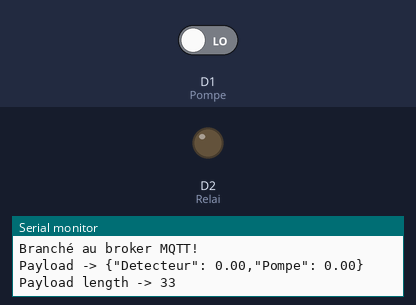
This program was run on a simulated Arduino MKR. On the bench: output pins drawn as LEDs (lit = HIGH), the last lines printed to the serial monitor. Inputs (shaded band) come from the test bench; at power-on: D1 (Pompe) LOW. WiFi joins after 1.5 s; servers stay silent unless stated; no MQTT or app messages arrive unless stated.

Above: at 12.7 s.
12.8 s: D1 (Pompe) driven HIGH
At 13.6 s:
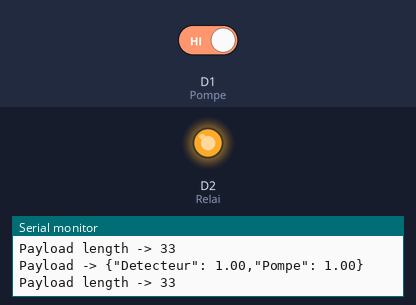
Timing chart, 0 to 19.3 s (numbered marks = the images above; inputs shaded):
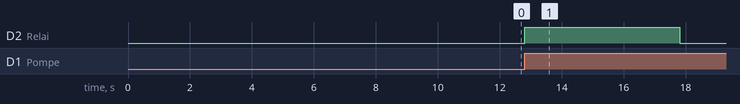

Measured:
- after the input at 12.8 s, D2 (Relai): LOW → HIGH at once, → LOW 5.0 s later

The program:

main.cpp
```cpp
/*
  Titre      : Pompe d'evacuation d'eau
  Auteur     : Yvan Tankeu
  Date       : 16/03/2022
  Description: Evacuation d'eau provenant d'une fuite dans un immeuble
  Version    : 0.0.1
*/

#include <Arduino.h>
#include "WIFIConnector_MKR1000.h"
#include "MQTTConnector.h"

#define Relai 2
#define Pompe 1

const int delai = 5000;

bool StatutDetecteur(0);
bool StatutPompe(0);

// fonction qui s'executera quand l'interrupt sera détecter
void etat(){

  // le relai ouvre la pompe quand il y'a detection d'eau
  digitalWrite(Relai, HIGH);

  StatutPompe = digitalRead(Pompe);
  StatutDetecteur = digitalRead(Relai);

  // envoie du statut
  appendPayload("Detecteur", StatutDetecteur);
  appendPayload("Pompe", StatutPompe);
  sendPayload();

  delay(delai);

}

void setup() {
  Serial.begin(9600);

  wifiConnect(); //Branchement au réseau WIFI
  MQTTConnect(); //Branchement au broker MQTT

  pinMode(Pompe, INPUT); // Pompe en mode d'entrée
  pinMode(Relai, OUTPUT); // Relai déclencheur en mode sortie

  // Inititalisation pour l'utilisation d'interuption
  attachInterrupt(digitalPinToInterrupt(Pompe), etat, HIGH);
}

void loop() {
  // le relai ne laissera pas passer le courant quand il n'y a pas detection d'eau
  digitalWrite(Relai, LOW);

  // sauvegarde la valeur de la pompe
  StatutPompe = digitalRead(Pompe);

  StatutDetecteur = digitalRead(Relai);

  // envoie du statut
  appendPayload("Detecteur", StatutDetecteur);
  appendPayload("Pompe", StatutPompe);

  sendPayload();
  delay(delai);
}
```

MQTTConnector.h
```cpp
/*
  Titre      : MQTTConnector.h
  Auteur     : André Roussel
  Date       : 05/11/2021
  Description: Utilitaire de branchement a un Broker MQTT une fois une connexion établisa l'internet via WIFI, GSM, etc...
  Droits     : Reproduction permise pour usage pédagogique
  Version    : 0.0.1
*/


//MQTT by Joel Gaehwiler
#include <MQTT.h>


//Constante nécessaire pour le branchement au Broker MQTT

const char MQTT_SERVER[]    = SECRET_MQTT_SERVER_IP;    // Adresse IP du broker MQTT
const int MQTT_SERVER_PORT  = SECRET_MQTT_SERVER_PORT;  // Port du broker MQTT


// Pramètre d'identification de l'objet
const char TOKEN[]        = SECRET_TOKEN;         // Token d'accès de l'objet
const char DEVICE_ID[]    = SECRET_DEVICE_ID;     // Numéro d'indentification de l'objet provenant de Thingsboard

MQTTClient ClientMQTT;      // Création d'un client MQTT pour l'échange de donnée entre l'objet IDO et le broker MQTT


String Payload ="{";      // Chaine de caractère qui contiendra le message envoyer de l'objet vers thingsboard


// Fonctionnalité de branchement utilisant le protocole MQTT

void MQTTConnect() {

  ClientMQTT.begin(MQTT_SERVER, MQTT_SERVER_PORT, ClientWIFI);

  while (!ClientMQTT.connect(DEVICE_ID, TOKEN, "")) {
    Serial.print(".");
    delay(1000);
  }

  Serial.println("\nBranché au broker MQTT!\n");

}


// Affiche la payload qui est envoyé ainsi que sa longeur


/*
  Fonctionnalité qui permet de créer la chaine de données a envoyé au broker MQTT
  Pour le moment, cette chaine ne doit pas dépassé un maximum de 100 caractère
*/

void appendPayload(String Name, float Val)
{

  if( Payload != "{")
  {
    Payload += ",";
  }

  Payload += "\"";
  Payload += Name;
  Payload += "\": ";
  Payload += Val;

}

/*
  Fonctionnalité qui permet l'envoie de la chaine de caractères sous la forme de paires
  Nom associé a la donnée, Valeur de al donnée
*/

void sendPayload()
{
  char attributes[200];
  Payload += "}";
  Payload.toCharArray(attributes, 200);
  ClientMQTT.publish("v1/devices/me/telemetry", attributes);

  Serial.print("Payload -> ");
  Serial.println(Payload);
  Serial.print("Payload length -> ");
  Serial.println(Payload.length());

  Payload="{";

}
```

Secrets.h
```cpp
/*
SSID du WIFI ainsi que le mot de passe
Modifier les paramètre WIFI pour le réseau auquels votre objets doit se brancher
*/

#define WIFI_SECRET_SSID "IDO-OBJECTS"
#define WIFI_SECRET_PASS "42Bidules!"

/*
Information nécessaire pour le branchement a un Broker MQTT
Dans le cadre du cours AIIA1013, ne modifié pas cet information
*/

#define SECRET_MQTT_SERVER_IP "198.164.130.74"
#define SECRET_MQTT_SERVER_PORT 1883

/*
Détails sur l'indentification de l'objet
Cette information provient de l'objet virtuel créer sur le serveur Thingsbord
*/

#define SECRET_TOKEN  "lukXGJ3Z1thlEwJDPwmu"
#define SECRET_DEVICE_ID "494411d0-a52a-11ec-9235-d318ce92df6e"
```

WIFIConnector_MKR1000.h
```cpp
/*
  Titre      : WIFIConnector_MKR1000.h
  Auteur     : André Roussel
  Date       : 03/11/2021
  Description: Fonctions nécessaire pour branché un Arduino MKR1000 a un réseau WIFI
  Droits     : Reproduction permise pour usage pédagogique
  Version    : 0.0.1
*/


#include "Secrets.h"
#include <SPI.h>
#include <WiFi101.h>
#include "wifiStatus.h"


const char SSID[] = WIFI_SECRET_SSID; // WiFI ssid provenant du fichier Secrets.h
const char PASS[] = WIFI_SECRET_PASS; //WiFI mot de passe provenant du fichier Secrets.h

int status = WL_IDLE_STATUS;          // Statut de la radio WIFI


WiFiClient ClientWIFI;                //Objets représantant un client se branchant a un réseau WIFI


/*
Fonction de connectivité a un réseau WIFI
*/

void wifiConnect()
{

  // Boucle de branchement au réseau WIFI.  Essaie de branchement a tout les 10 secondes jusqu'a réussite
  while (status != WL_CONNECTED)
  {
    Serial.print("Tentative de branchement au réseau: ");
    Serial.println(SSID);
    status = WiFi.begin(SSID, PASS);
    Serial.println(status);


    delay(10000);  // Délai de 10 secondes entre les tentatives de connexion
  }

  //Sortie de la boucle, alors branché au réseau SSID
  Serial.print("Maintenant branché au réseau WIFI ");
  Serial.println(SSID);

  //Impression de l'information de connexion
  printCurrentNet();
  printWifiData();

}
```

wifiStatus.h
```cpp
/*
  Titre      : wifiStatus.h
  Auteur     : Trouvé sur le WEB et référence perdu dans la brume des temps
  Date       : 03/11/2021
  Description: Fonctionnalité pour information sur le branchement
  Droits     : Reproduction permise pour usage pédagogique
  Version    : 0.0.1
*/


//  Impression de l'adresse MAC du uC

void printMacAddress(byte mac[]) {
  for (int i = 5; i >= 0; i--) {
    if (mac[i] < 16) {
      Serial.print("0");
    }
    Serial.print(mac[i], HEX);
    if (i > 0) {
      Serial.print(":");
    }
  }
  Serial.println();
}


// Obtention de l'adresse IP et MAC du uC

void printWifiData() {
  // print your board's IP address:
  IPAddress ip = WiFi.localIP();
  Serial.print("IP Address: ");
  Serial.println(ip);

  // print your MAC address:
  byte mac[6];
  WiFi.macAddress(mac);
  Serial.print("MAC address: ");
  printMacAddress(mac);
}

// Capture de l'information du réseau WIFI

void printCurrentNet() {
  // print the SSID of the network you're attached to:
  Serial.print("SSID: ");
  Serial.println(WiFi.SSID());

  // print the MAC address of the router you're attached to:
  byte bssid[6];
  WiFi.BSSID(bssid);
  Serial.print("BSSID: ");
  printMacAddress(bssid);

  // print the received signal strength:
  long rssi = WiFi.RSSI();
  Serial.print("signal strength (RSSI):");
  Serial.println(rssi);

  // print the encryption type:
  byte encryption = WiFi.encryptionType();
  Serial.print("Encryption Type:");
  Serial.println(encryption, HEX);
  Serial.println();
}
```
